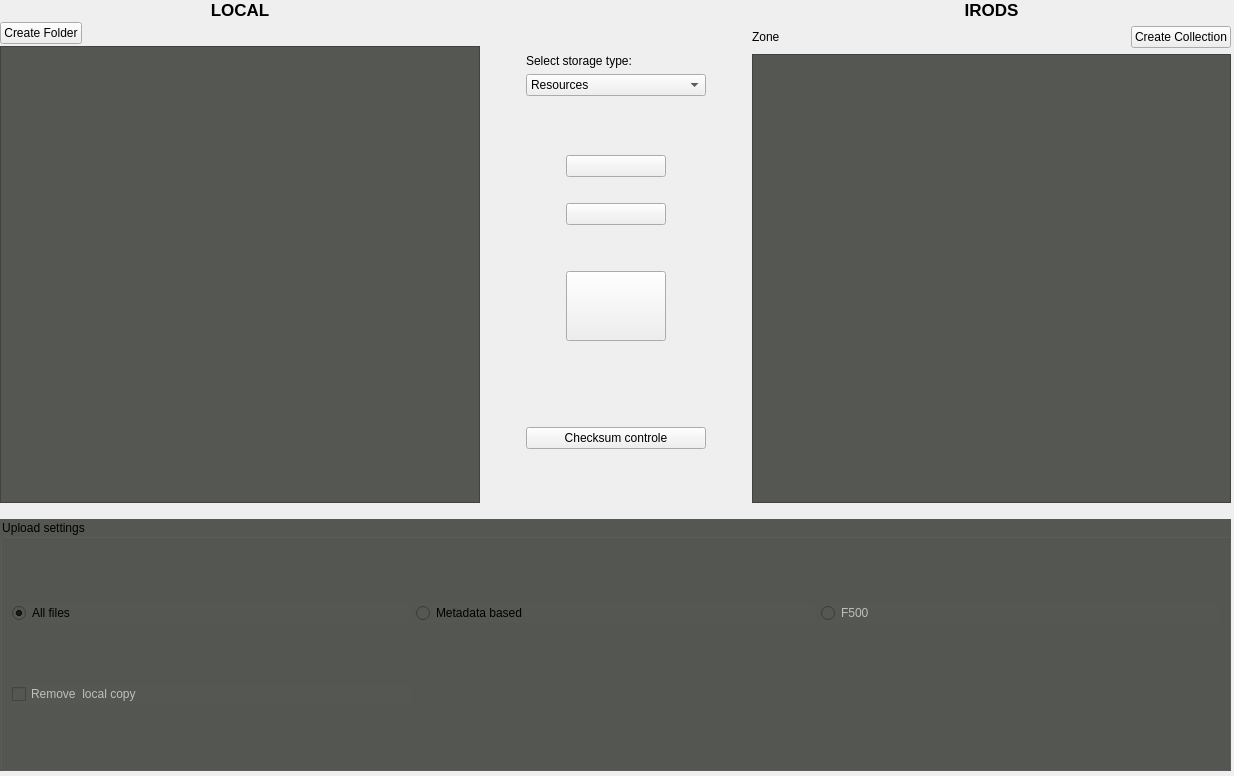
<?xml version="1.0" encoding="UTF-8"?>
<ui version="4.0">
 <class>Form</class>
 <widget class="QWidget" name="Form">
  <property name="geometry">
   <rect>
    <x>0</x>
    <y>0</y>
    <width>1234</width>
    <height>776</height>
   </rect>
  </property>
  <property name="windowTitle">
   <string>Form</string>
  </property>
  <widget class="QWidget" name="layoutWidget">
   <property name="geometry">
    <rect>
     <x>0</x>
     <y>0</y>
     <width>1231</width>
     <height>771</height>
    </rect>
   </property>
   <layout class="QVBoxLayout" name="verticalLayout_11" stretch="2,0,1">
    <property name="sizeConstraint">
     <enum>QLayout::SetDefaultConstraint</enum>
    </property>
    <item>
     <layout class="QHBoxLayout" name="horizontalLayout_5" stretch="1,0,0,0,1">
      <item>
       <layout class="QVBoxLayout" name="verticalLayout_5" stretch="0,0,1">
        <property name="spacing">
         <number>2</number>
        </property>
        <property name="sizeConstraint">
         <enum>QLayout::SetDefaultConstraint</enum>
        </property>
        <item>
         <widget class="QLabel" name="label_19">
          <property name="sizePolicy">
           <sizepolicy hsizetype="Minimum" vsizetype="Minimum">
            <horstretch>0</horstretch>
            <verstretch>0</verstretch>
           </sizepolicy>
          </property>
          <property name="font">
           <font>
            <pointsize>13</pointsize>
            <weight>75</weight>
            <bold>true</bold>
           </font>
          </property>
          <property name="text">
           <string>LOCAL</string>
          </property>
          <property name="alignment">
           <set>Qt::AlignCenter</set>
          </property>
         </widget>
        </item>
        <item>
         <layout class="QHBoxLayout" name="horizontalLayout_13">
          <item>
           <widget class="QPushButton" name="createFolderButton_2">
            <property name="text">
             <string>Create Folder</string>
            </property>
           </widget>
          </item>
          <item>
           <spacer name="horizontalSpacer_9">
            <property name="orientation">
             <enum>Qt::Horizontal</enum>
            </property>
            <property name="sizeHint" stdset="0">
             <size>
              <width>40</width>
              <height>20</height>
             </size>
            </property>
           </spacer>
          </item>
         </layout>
        </item>
        <item>
         <widget class="QTreeView" name="localFsTreeView_2">
          <property name="sizePolicy">
           <sizepolicy hsizetype="Preferred" vsizetype="Preferred">
            <horstretch>0</horstretch>
            <verstretch>0</verstretch>
           </sizepolicy>
          </property>
          <property name="styleSheet">
           <string notr="true">background-color: rgb(85, 87, 83);</string>
          </property>
          <property name="sizeAdjustPolicy">
           <enum>QAbstractScrollArea::AdjustIgnored</enum>
          </property>
          <property name="editTriggers">
           <set>QAbstractItemView::NoEditTriggers</set>
          </property>
          <property name="selectionMode">
           <enum>QAbstractItemView::NoSelection</enum>
          </property>
          <property name="headerHidden">
           <bool>true</bool>
          </property>
         </widget>
        </item>
       </layout>
      </item>
      <item>
       <spacer name="horizontalSpacer_11">
        <property name="orientation">
         <enum>Qt::Horizontal</enum>
        </property>
        <property name="sizeHint" stdset="0">
         <size>
          <width>40</width>
          <height>20</height>
         </size>
        </property>
       </spacer>
      </item>
      <item>
       <layout class="QVBoxLayout" name="verticalLayout_15">
        <item>
         <spacer name="verticalSpacer_9">
          <property name="orientation">
           <enum>Qt::Vertical</enum>
          </property>
          <property name="sizeHint" stdset="0">
           <size>
            <width>20</width>
            <height>40</height>
           </size>
          </property>
         </spacer>
        </item>
        <item>
         <widget class="QLabel" name="label_2">
          <property name="text">
           <string>Select storage type:</string>
          </property>
         </widget>
        </item>
        <item>
         <widget class="QComboBox" name="resourceBox_3">
          <property name="layoutDirection">
           <enum>Qt::LeftToRight</enum>
          </property>
          <item>
           <property name="text">
            <string>Resources</string>
           </property>
          </item>
         </widget>
        </item>
        <item>
         <spacer name="verticalSpacer_21">
          <property name="orientation">
           <enum>Qt::Vertical</enum>
          </property>
          <property name="sizeType">
           <enum>QSizePolicy::Expanding</enum>
          </property>
          <property name="sizeHint" stdset="0">
           <size>
            <width>20</width>
            <height>40</height>
           </size>
          </property>
         </spacer>
        </item>
        <item>
         <layout class="QGridLayout" name="gridLayout_7">
          <item row="0" column="2">
           <spacer name="horizontalSpacer_3">
            <property name="orientation">
             <enum>Qt::Horizontal</enum>
            </property>
            <property name="sizeHint" stdset="0">
             <size>
              <width>40</width>
              <height>20</height>
             </size>
            </property>
           </spacer>
          </item>
          <item row="5" column="1">
           <widget class="QPushButton" name="tab2ContUplBut_2">
            <property name="sizePolicy">
             <sizepolicy hsizetype="Minimum" vsizetype="Fixed">
              <horstretch>0</horstretch>
              <verstretch>0</verstretch>
             </sizepolicy>
            </property>
            <property name="minimumSize">
             <size>
              <width>100</width>
              <height>70</height>
             </size>
            </property>
            <property name="text">
             <string/>
            </property>
            <property name="iconSize">
             <size>
              <width>50</width>
              <height>50</height>
             </size>
            </property>
           </widget>
          </item>
          <item row="0" column="1">
           <widget class="QPushButton" name="tab2UploadButton_2">
            <property name="text">
             <string/>
            </property>
            <property name="icon">
             <iconset>
              <normaloff>../icons/arrow-right.png</normaloff>../icons/arrow-right.png</iconset>
            </property>
           </widget>
          </item>
          <item row="3" column="1">
           <widget class="QPushButton" name="tab2DownloadButton_2">
            <property name="text">
             <string/>
            </property>
            <property name="icon">
             <iconset>
              <normaloff>../icons/arrow-left.png</normaloff>../icons/arrow-left.png</iconset>
            </property>
           </widget>
          </item>
          <item row="0" column="0">
           <spacer name="horizontalSpacer_12">
            <property name="orientation">
             <enum>Qt::Horizontal</enum>
            </property>
            <property name="sizeHint" stdset="0">
             <size>
              <width>40</width>
              <height>20</height>
             </size>
            </property>
           </spacer>
          </item>
          <item row="4" column="1">
           <spacer name="verticalSpacer_10">
            <property name="orientation">
             <enum>Qt::Vertical</enum>
            </property>
            <property name="sizeHint" stdset="0">
             <size>
              <width>20</width>
              <height>40</height>
             </size>
            </property>
           </spacer>
          </item>
          <item row="1" column="1">
           <spacer name="verticalSpacer_11">
            <property name="orientation">
             <enum>Qt::Vertical</enum>
            </property>
            <property name="sizeType">
             <enum>QSizePolicy::Maximum</enum>
            </property>
            <property name="sizeHint" stdset="0">
             <size>
              <width>20</width>
              <height>20</height>
             </size>
            </property>
           </spacer>
          </item>
         </layout>
        </item>
        <item>
         <spacer name="verticalSpacer_22">
          <property name="orientation">
           <enum>Qt::Vertical</enum>
          </property>
          <property name="sizeType">
           <enum>QSizePolicy::Minimum</enum>
          </property>
          <property name="sizeHint" stdset="0">
           <size>
            <width>20</width>
            <height>80</height>
           </size>
          </property>
         </spacer>
        </item>
        <item>
         <widget class="QPushButton" name="tab2ChecksumCheckBut_2">
          <property name="minimumSize">
           <size>
            <width>0</width>
            <height>0</height>
           </size>
          </property>
          <property name="text">
           <string>Checksum controle</string>
          </property>
         </widget>
        </item>
        <item>
         <spacer name="verticalSpacer_12">
          <property name="orientation">
           <enum>Qt::Vertical</enum>
          </property>
          <property name="sizeHint" stdset="0">
           <size>
            <width>20</width>
            <height>40</height>
           </size>
          </property>
         </spacer>
        </item>
       </layout>
      </item>
      <item>
       <spacer name="horizontalSpacer_13">
        <property name="orientation">
         <enum>Qt::Horizontal</enum>
        </property>
        <property name="sizeHint" stdset="0">
         <size>
          <width>40</width>
          <height>20</height>
         </size>
        </property>
       </spacer>
      </item>
      <item>
       <layout class="QVBoxLayout" name="verticalLayout_16" stretch="0,0,1">
        <item>
         <widget class="QLabel" name="label_20">
          <property name="sizePolicy">
           <sizepolicy hsizetype="Preferred" vsizetype="Minimum">
            <horstretch>0</horstretch>
            <verstretch>0</verstretch>
           </sizepolicy>
          </property>
          <property name="font">
           <font>
            <pointsize>13</pointsize>
            <weight>75</weight>
            <bold>true</bold>
           </font>
          </property>
          <property name="text">
           <string>IRODS</string>
          </property>
          <property name="textFormat">
           <enum>Qt::PlainText</enum>
          </property>
          <property name="alignment">
           <set>Qt::AlignCenter</set>
          </property>
         </widget>
        </item>
        <item>
         <layout class="QHBoxLayout" name="horizontalLayout_15">
          <item>
           <widget class="QLabel" name="irodsZoneLabel_2">
            <property name="text">
             <string>Zone</string>
            </property>
           </widget>
          </item>
          <item>
           <spacer name="horizontalSpacer_14">
            <property name="orientation">
             <enum>Qt::Horizontal</enum>
            </property>
            <property name="sizeHint" stdset="0">
             <size>
              <width>40</width>
              <height>20</height>
             </size>
            </property>
           </spacer>
          </item>
          <item>
           <widget class="QPushButton" name="createCollButtonTab2_2">
            <property name="text">
             <string>Create Collection</string>
            </property>
           </widget>
          </item>
         </layout>
        </item>
        <item>
         <widget class="QTreeView" name="irodsFsTreeView_2">
          <property name="sizePolicy">
           <sizepolicy hsizetype="Preferred" vsizetype="Preferred">
            <horstretch>0</horstretch>
            <verstretch>0</verstretch>
           </sizepolicy>
          </property>
          <property name="styleSheet">
           <string notr="true">background-color: rgb(85, 87, 83);</string>
          </property>
          <property name="sizeAdjustPolicy">
           <enum>QAbstractScrollArea::AdjustToContents</enum>
          </property>
          <property name="editTriggers">
           <set>QAbstractItemView::NoEditTriggers</set>
          </property>
          <property name="selectionMode">
           <enum>QAbstractItemView::NoSelection</enum>
          </property>
          <property name="headerHidden">
           <bool>true</bool>
          </property>
         </widget>
        </item>
       </layout>
      </item>
     </layout>
    </item>
    <item>
     <spacer name="verticalSpacer_13">
      <property name="orientation">
       <enum>Qt::Vertical</enum>
      </property>
      <property name="sizeType">
       <enum>QSizePolicy::Minimum</enum>
      </property>
      <property name="sizeHint" stdset="0">
       <size>
        <width>20</width>
        <height>10</height>
       </size>
      </property>
     </spacer>
    </item>
    <item>
     <widget class="QGroupBox" name="uplSetGB_2">
      <property name="sizePolicy">
       <sizepolicy hsizetype="Preferred" vsizetype="Minimum">
        <horstretch>0</horstretch>
        <verstretch>0</verstretch>
       </sizepolicy>
      </property>
      <property name="minimumSize">
       <size>
        <width>0</width>
        <height>50</height>
       </size>
      </property>
      <property name="styleSheet">
       <string notr="true">background-color: rgb(85, 87, 83);</string>
      </property>
      <property name="title">
       <string>Upload settings</string>
      </property>
      <layout class="QGridLayout" name="gridLayout_4">
       <item row="0" column="1">
        <widget class="QRadioButton" name="uplMetaRB_2">
         <property name="text">
          <string>Metadata based</string>
         </property>
        </widget>
       </item>
       <item row="0" column="2">
        <widget class="QRadioButton" name="uplF500RB_2">
         <property name="enabled">
          <bool>false</bool>
         </property>
         <property name="text">
          <string>F500</string>
         </property>
        </widget>
       </item>
       <item row="1" column="0">
        <widget class="QCheckBox" name="rLocalcopyCB_2">
         <property name="enabled">
          <bool>false</bool>
         </property>
         <property name="text">
          <string>Remove  local copy</string>
         </property>
        </widget>
       </item>
       <item row="0" column="0">
        <widget class="QRadioButton" name="uplAllRB_2">
         <property name="text">
          <string>All files</string>
         </property>
         <property name="checked">
          <bool>true</bool>
         </property>
        </widget>
       </item>
      </layout>
     </widget>
    </item>
   </layout>
  </widget>
 </widget>
 <resources/>
 <connections/>
</ui>
